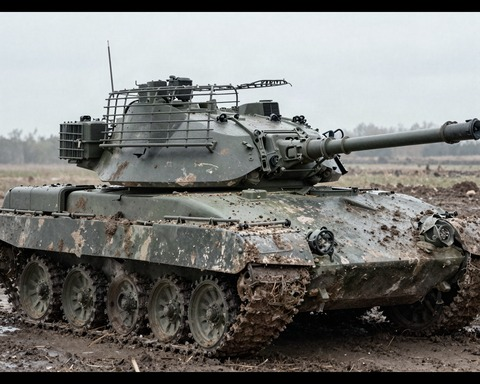
#> input picture Tools/Russia/art/Cages.jpg, 480 x 384 px, given in place of Tax.jpg, which was not available
$ python icons.py
#> lines starting #> are read from the running program, lines starting #| are printed output that depends on the picture
#> in main, `atlas = Image.new("RGBA", (TEX_W, TEX_H), (0, 0, 0, 0))`: atlas: PIL image 1024x512 RGBA; every value is 0
# /// script
# dependencies = ["pillow"]
# ///
"""Иконки и эмблема России из картинок Tools/Russia/art (сгенерированы Higgsfield Z Image, реалистичная
военная фотография в духе кнопок Generals; промпты в art/PROMPTS.txt).

    uv run Tools/Russia/icons.py [--preview out.png]

Пишет GeneralsMD/Code/Data/Art/Textures/RUIcons.tga (1024x512, клетки 120x96 = 2x ретейловых 60x48),
Data/INI/MappedImages/HandCreated/RUIcons.ini (RUIcon<Name>) и ReforgedFactionRussia.tga 128x128.
Кнопки ссылаются на RUIcon<Name>.

Портреты юнитов и зданий: art/cameo/<id>.jpg (Gemini, промпты в art/cameo/PROMPTS.tsv), id как в gen.py.
Пишет RUCameos.tga (2048x2048: портреты 240x192 сверху, кнопки 120x96 под ними) и RUCameos.ini
(RUCameo<id> - кнопка, RUCameo<id>_L - портрет выбранного, как TRCameos.ini у Турции).
"""
import argparse
import os

from PIL import Image, ImageEnhance, ImageFilter

HERE = os.path.dirname(os.path.abspath(__file__))
ART = os.path.join(HERE, "art")
ROOT = os.path.join(HERE, "..", "..", "GeneralsMD", "Code", "Data")
CW, CH, COLS = 120, 96, 8
TEX_W, TEX_H = 1024, 512

NAMES = ["Tax", "OilGas", "Ratnik", "Thermal", "Relikt", "Cages", "Mobres", "PantsirMod",
         "GuidedFAB", "Cyber", "FAB", "TornadoS", "VDV", "Reservists", "EWSuppress", "Orlan",
         "Kinzhal", "Oreshnik", "TOS", "Veterans"]


def cell(name):
    """фото 480x384 -> 120x96: контраст и резкость, чтобы читалось на панели"""
#> called with name = 'Tax'
    im = Image.open(os.path.join(ART, name + ".jpg")).convert("RGB").resize((CW, CH), Image.LANCZOS)
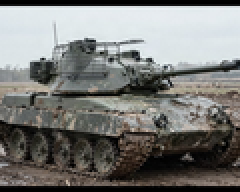
#> im: PIL image 120x96 RGB (shown 2 times larger); mean R, G, B 120.7, 120.9, 118.2
    im = ImageEnhance.Contrast(im).enhance(1.25)
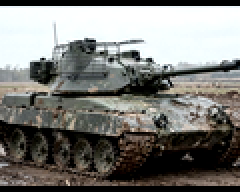
#> im: PIL image 120x96 RGB (shown 2 times larger); mean R, G, B 122.6, 122.2, 118.3
    im = ImageEnhance.Brightness(im).enhance(1.08)
    return im.filter(ImageFilter.UnsharpMask(radius=1, percent=80, threshold=2)).convert("RGBA")
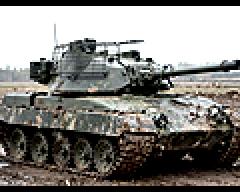
#> returned value: PIL image 120x96 RGBA (shown 2 times larger); mean R, G, B, A 130.2, 128.1, 123.8, 255


# [43 lines left out: functions cameo, cameos, emblem, not called in this run]


def main():
    ap = argparse.ArgumentParser()
    ap.add_argument("--preview")
    args = ap.parse_args()
    atlas = Image.new("RGBA", (TEX_W, TEX_H), (0, 0, 0, 0))
    ini = ["; Russia's upgrade and power buttons, built by Tools/Russia/icons.py from Tools/Russia/art.", ""]
    for i, name in enumerate(NAMES):
        x, y = (i % COLS) * CW, (i // COLS) * CH
        atlas.paste(cell(name), (x, y))
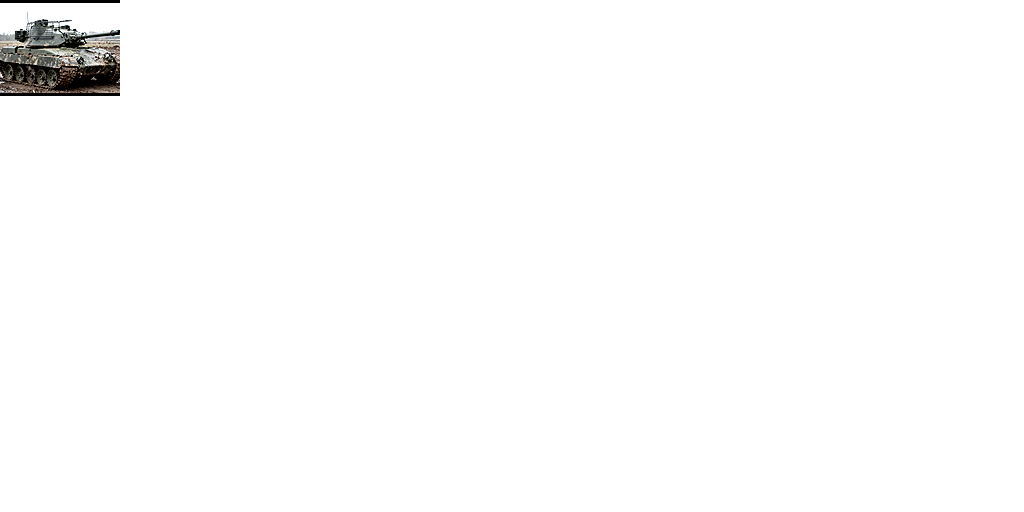
#> atlas: PIL image 1024x512 RGBA; mean R, G, B, A 2.9, 2.8, 2.7, 5.6; transparent parts drawn white
        ini += ["MappedImage RUIcon%s" % name, "  Texture = RUIcons.tga", "  TextureWidth = %d" % TEX_W,
                "  TextureHeight = %d" % TEX_H, "  Coords = Left:%d Top:%d Right:%d Bottom:%d" % (x, y, x + CW, y + CH),
                "  Status = NONE", "End", ""]
#> pass 2 of the loop in main, `for i, name in enumerate(NAMES):`:
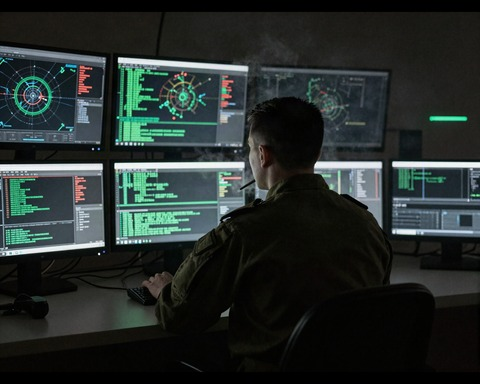
#> input picture Tools/Russia/art/Cyber.jpg, 480 x 384 px, given in place of OilGas.jpg, which was not available
#> in cell (call 2), `return im.filter(ImageFilter.UnsharpMask(radius=1, percent=80, thresho..`:
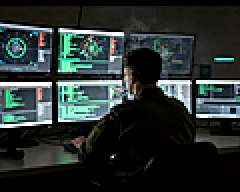
#> returned value: PIL image 120x96 RGBA (shown 2 times larger); mean R, G, B, A 40.1, 49.6, 47.7, 255
#> in main, `atlas.paste(cell(name), (x, y))`:
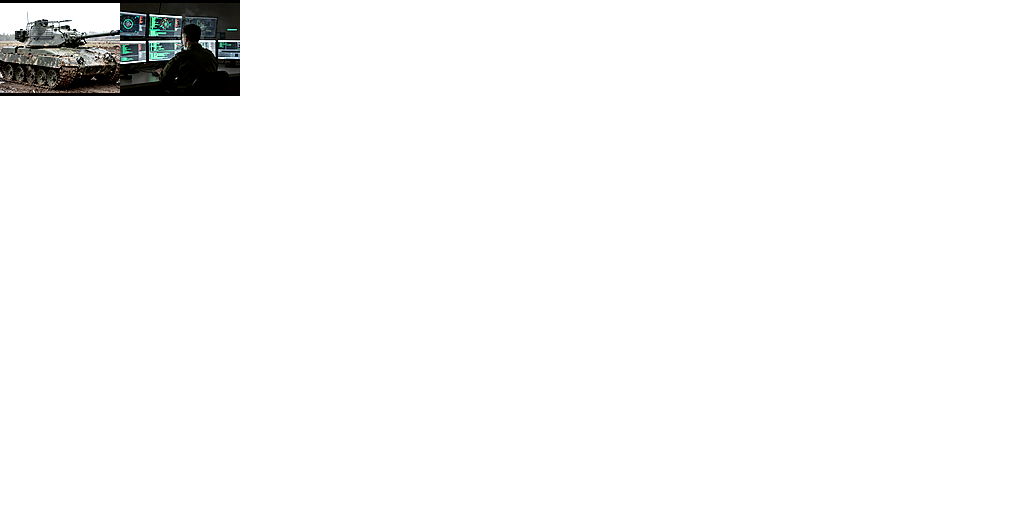
#> atlas: PIL image 1024x512 RGBA; mean R, G, B, A 3.7, 3.9, 3.8, 11.2; transparent parts drawn white
    atlas.save(os.path.join(ROOT, "Art", "Textures", "RUIcons.tga"))
    emblem(os.path.join(ROOT, "Art", "Textures", "ReforgedFactionRussia.tga"))
    # эмблема на экране загрузки (LoadScreen.cpp ищет LoadCrest<шаблон>)
    ini += ["MappedImage LoadCrestFactionRussia", "  Texture = ReforgedFactionRussia.tga", "  TextureWidth = 128",
            "  TextureHeight = 128", "  Coords = Left:0 Top:0 Right:128 Bottom:128", "  Status = NONE", "End", ""]
    with open(os.path.join(ROOT, "INI", "MappedImages", "HandCreated", "RUIcons.ini"), "w", newline="\n") as f:
        f.write("\n".join(ini))
    cam, n = cameos()
    if args.preview:
        atlas.crop((0, 0, COLS * CW, 3 * CH)).save(args.preview)
        cam.crop((0, 0, 16 * CW, 6 * 2 * CH + 3 * CH)).save(os.path.splitext(args.preview)[0] + "_cameos.png")
    print("wrote %d icons, %d cameos" % (len(NAMES), n))


if __name__ == "__main__":
#> (the run stopped early here; a loop or call above may not have finished)
